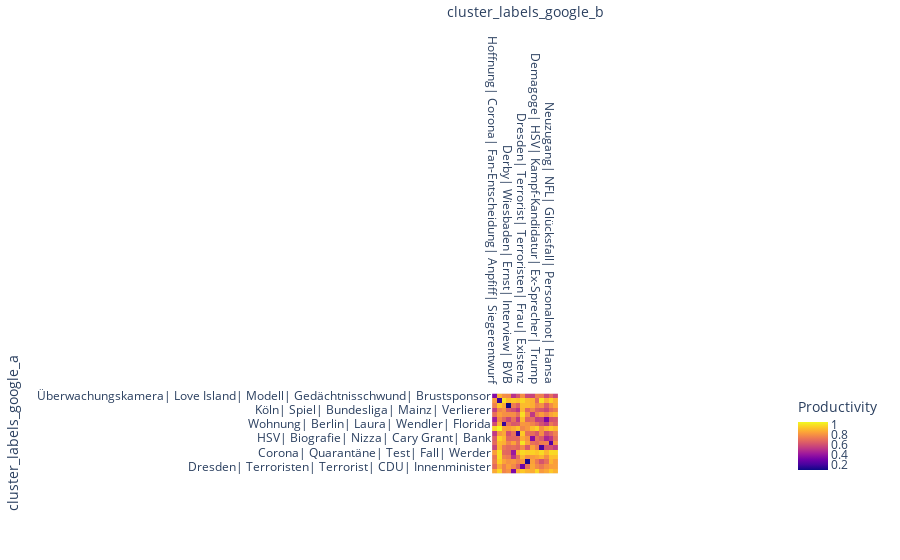

Write notebook code for a chart like this one.
### Code cell
import plotly.express as px
data= cdist(np.stack(cluster_labels_google_a.merged_headline_embedding.values),np.stack(cluster_labels_google_b.merged_headline_embedding.values),"cosine")
fig = px.imshow(data,
                labels=dict(x="cluster_labels_google_b", y="cluster_labels_google_a", color="Productivity"),
                x=cluster_labels_google_b.TopWords.to_list(),
                y=cluster_labels_google_a.TopWords.to_list()
               )
fig.update_xaxes(side="top")
fig.update_layout(height=800)

fig.show()

### Figure 1 — Plotly figure (JSON) as saved in the notebook; plotly's stock layout.template omitted (floating-point values rounded to 4 significant figures; data arrays with more than 128 entries replaced by an {"elided": "..."} marker saying what was removed)
{"data": [{"coloraxis": "coloraxis", "hovertemplate": "cluster_labels_google_b: %{x}<br>cluster_labels_google_a: %{y}<br>Productivity: %{z}<extra></extra>", "type": "heatmap", "x": ["Hoffnung| Corona| Fan-Entscheidung| Anpfiff| Siegerentwurf", "Trump| Biden| Wahl| Kampf| Weiße Haus", "Corona-Burn-out| Laura| Wendler| Florida| E-Auto-Umsteiger", "Derby| Wiesbaden| Ernst| Interview| BVB", "Corona| Test| US| Spiel| Appell", "Trainer| Bundesliga| Europa| Peter Kadiru| Golf-Meister", "Dresden| Terrorist| Terroristen| Frau| Existenz", "Russland| Einbrecher| Kunstwerk| Sanktionen| EU", "Biografie| Gedächtnisschwund| Boris Becker| Anklagepunkte| Spiel", "Demagoge| HSV| Kampf-Kandidatur| Ex-Sprecher| Trump", "Fehltritt| Union| Skispringer| Ausfall| Leipzig", "HSV| Liga| Trainer| Spieler| Daniel Thioune", "Neuzugang| NFL| Glücksfall| Personalnot| Hansa", "Geburt| Hoffenheim| Hertha| Kindes| Belgrad"], "y": ["Überwachungskamera| Love Island| Modell| Gedächtnisschwund| Brustsponsor", "Trump| Biden| Wahl| US| TV-Duell", "Derby| Interview| Härte| Führungsgremien| DFB", "Köln| Spiel| Bundesliga| Mainz| Verlierer", "Boris Becker| Staatsanwältin| Spiel| Darmstadt| Sparkassen", "HSV| Liga| Trainer| Spiel| Hoffnung", "Wohnung| Berlin| Laura| Wendler| Florida", "Maske| Corona| Sport| Experten| Fragen", "Trainer| Europa| Clásico| MOTZivator| Müller", "HSV| Biografie| Nizza| Cary Grant| Bank", "Glücksfall| Personalnot| NFL| Halles| Kolumne", "Hertha| Fehltritt| Union| Skispringer| Startelf", "Corona| Quarantäne| Test| Fall| Werder", "Corona| Test| Gnabry| Krankenhaus| Intensivstation", "Kunstwerk| US| Russland| Ausstellung| Barkasse", "Dresden| Terroristen| Terrorist| CDU| Innenminister", "Corona| US| Pandemie| Remdesivir| Hartes Deutschland"], "z": {"elided": "17x14 float values"}}], "layout": {"autosize": true, "coloraxis": {"colorbar": {"title": {"text": "Productivity"}}, "colorscale": [[0, "#0d0887"], [0.1111, "#46039f"], [0.2222, "#7201a8"], [0.3333, "#9c179e"], [0.4444, "#bd3786"], [0.5556, "#d8576b"], [0.6667, "#ed7953"], [0.7778, "#fb9f3a"], [0.8889, "#fdca26"], [1, "#f0f921"]]}, "margin": {"t": 60}, "xaxis": {"autorange": true, "constrain": "domain", "domain": [0.4349, 0.5651], "range": [-0.5, 13.5], "scaleanchor": "y", "side": "top", "title": {"text": "cluster_labels_google_b"}, "type": "category"}, "yaxis": {"autorange": true, "constrain": "domain", "domain": [0, 1], "range": [16.5, -0.5], "title": {"text": "cluster_labels_google_a"}, "type": "category"}}}
